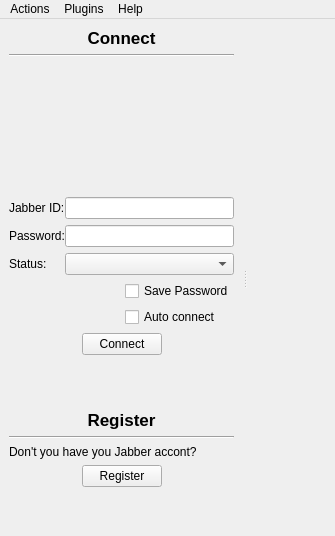
<ui version="4.0" >
 <class>MainWindow</class>
 <widget class="QMainWindow" name="MainWindow" >
  <property name="geometry" >
   <rect>
    <x>0</x>
    <y>0</y>
    <width>335</width>
    <height>536</height>
   </rect>
  </property>
  <property name="windowTitle" >
   <string>Jabbim</string>
  </property>
  <property name="windowIcon" >
   <iconset>images/16x16/apps/jabbim.png</iconset>
  </property>
  <widget class="QWidget" name="centralwidget" >
   <layout class="QGridLayout" >
    <property name="margin" >
     <number>0</number>
    </property>
    <property name="spacing" >
     <number>0</number>
    </property>
    <item row="0" column="0" >
     <widget class="QSplitter" name="splitter" >
      <property name="orientation" >
       <enum>Qt::Horizontal</enum>
      </property>
      <widget class="QStackedWidget" name="rosterStackedWidget" >
       <property name="currentIndex" >
        <number>0</number>
       </property>
       <widget class="QWidget" name="login" >
        <layout class="QGridLayout" >
         <property name="margin" >
          <number>9</number>
         </property>
         <property name="spacing" >
          <number>6</number>
         </property>
         <item row="8" column="0" >
          <widget class="Line" name="line_2" >
           <property name="orientation" >
            <enum>Qt::Horizontal</enum>
           </property>
          </widget>
         </item>
         <item row="1" column="0" >
          <widget class="Line" name="line" >
           <property name="orientation" >
            <enum>Qt::Horizontal</enum>
           </property>
          </widget>
         </item>
         <item row="13" column="0" >
          <widget class="QLabel" name="login_logoLabel" >
           <property name="pixmap" >
            <pixmap/>
           </property>
           <property name="alignment" >
            <set>Qt::AlignCenter</set>
           </property>
          </widget>
         </item>
         <item row="4" column="0" >
          <layout class="QGridLayout" >
           <property name="margin" >
            <number>0</number>
           </property>
           <property name="spacing" >
            <number>6</number>
           </property>
           <item rowspan="2" row="0" column="0" >
            <spacer>
             <property name="orientation" >
              <enum>Qt::Horizontal</enum>
             </property>
             <property name="sizeHint" >
              <size>
               <width>121</width>
               <height>20</height>
              </size>
             </property>
            </spacer>
           </item>
           <item row="1" column="1" >
            <widget class="QCheckBox" name="login_autoconnect" >
             <property name="text" >
              <string>Auto connect</string>
             </property>
            </widget>
           </item>
           <item row="0" column="1" >
            <widget class="QCheckBox" name="login_savePassword" >
             <property name="text" >
              <string>Save Password</string>
             </property>
            </widget>
           </item>
          </layout>
         </item>
         <item row="9" column="0" >
          <widget class="QLabel" name="label_2" >
           <property name="text" >
            <string>Don't you have you Jabber accont?</string>
           </property>
           <property name="wordWrap" >
            <bool>true</bool>
           </property>
          </widget>
         </item>
         <item row="2" column="0" >
          <layout class="QHBoxLayout" >
           <property name="margin" >
            <number>0</number>
           </property>
           <property name="spacing" >
            <number>6</number>
           </property>
           <item>
            <spacer>
             <property name="orientation" >
              <enum>Qt::Horizontal</enum>
             </property>
             <property name="sizeHint" >
              <size>
               <width>40</width>
               <height>20</height>
              </size>
             </property>
            </spacer>
           </item>
           <item>
            <widget class="QLabel" name="loginAvatar" >
             <property name="minimumSize" >
              <size>
               <width>128</width>
               <height>128</height>
              </size>
             </property>
             <property name="maximumSize" >
              <size>
               <width>128</width>
               <height>128</height>
              </size>
             </property>
             <property name="text" >
              <string/>
             </property>
            </widget>
           </item>
           <item>
            <spacer>
             <property name="orientation" >
              <enum>Qt::Horizontal</enum>
             </property>
             <property name="sizeHint" >
              <size>
               <width>40</width>
               <height>20</height>
              </size>
             </property>
            </spacer>
           </item>
          </layout>
         </item>
         <item row="5" column="0" >
          <layout class="QHBoxLayout" >
           <property name="margin" >
            <number>0</number>
           </property>
           <property name="spacing" >
            <number>6</number>
           </property>
           <item>
            <spacer>
             <property name="orientation" >
              <enum>Qt::Horizontal</enum>
             </property>
             <property name="sizeHint" >
              <size>
               <width>40</width>
               <height>20</height>
              </size>
             </property>
            </spacer>
           </item>
           <item>
            <widget class="QPushButton" name="login_connect" >
             <property name="text" >
              <string>Connect</string>
             </property>
            </widget>
           </item>
           <item>
            <spacer>
             <property name="orientation" >
              <enum>Qt::Horizontal</enum>
             </property>
             <property name="sizeHint" >
              <size>
               <width>40</width>
               <height>20</height>
              </size>
             </property>
            </spacer>
           </item>
          </layout>
         </item>
         <item row="10" column="0" >
          <layout class="QHBoxLayout" >
           <property name="margin" >
            <number>0</number>
           </property>
           <property name="spacing" >
            <number>6</number>
           </property>
           <item>
            <spacer>
             <property name="orientation" >
              <enum>Qt::Horizontal</enum>
             </property>
             <property name="sizeHint" >
              <size>
               <width>40</width>
               <height>20</height>
              </size>
             </property>
            </spacer>
           </item>
           <item>
            <widget class="QPushButton" name="registerButton" >
             <property name="text" >
              <string>Register</string>
             </property>
            </widget>
           </item>
           <item>
            <spacer>
             <property name="orientation" >
              <enum>Qt::Horizontal</enum>
             </property>
             <property name="sizeHint" >
              <size>
               <width>40</width>
               <height>20</height>
              </size>
             </property>
            </spacer>
           </item>
          </layout>
         </item>
         <item row="3" column="0" >
          <layout class="QHBoxLayout" >
           <property name="margin" >
            <number>0</number>
           </property>
           <property name="spacing" >
            <number>0</number>
           </property>
           <item>
            <layout class="QVBoxLayout" >
             <property name="margin" >
              <number>0</number>
             </property>
             <property name="spacing" >
              <number>6</number>
             </property>
             <item>
              <widget class="QLabel" name="login_jidLabel" >
               <property name="text" >
                <string>Jabber ID:</string>
               </property>
              </widget>
             </item>
             <item>
              <widget class="QLabel" name="login_passwordLabel" >
               <property name="text" >
                <string>Password:</string>
               </property>
              </widget>
             </item>
             <item>
              <widget class="QLabel" name="label_5" >
               <property name="sizePolicy" >
                <sizepolicy>
                 <hsizetype>0</hsizetype>
                 <vsizetype>5</vsizetype>
                 <horstretch>0</horstretch>
                 <verstretch>0</verstretch>
                </sizepolicy>
               </property>
               <property name="text" >
                <string>Status:</string>
               </property>
              </widget>
             </item>
            </layout>
           </item>
           <item>
            <layout class="QVBoxLayout" >
             <property name="margin" >
              <number>0</number>
             </property>
             <property name="spacing" >
              <number>6</number>
             </property>
             <item>
              <widget class="QLineEdit" name="login_jid" />
             </item>
             <item>
              <widget class="QLineEdit" name="login_password" >
               <property name="echoMode" >
                <enum>QLineEdit::Password</enum>
               </property>
              </widget>
             </item>
             <item>
              <widget class="QComboBox" name="loginStatus" >
               <property name="sizePolicy" >
                <sizepolicy>
                 <hsizetype>7</hsizetype>
                 <vsizetype>0</vsizetype>
                 <horstretch>0</horstretch>
                 <verstretch>0</verstretch>
                </sizepolicy>
               </property>
              </widget>
             </item>
            </layout>
           </item>
          </layout>
         </item>
         <item row="12" column="0" >
          <widget class="QLabel" name="label" >
           <property name="pixmap" >
            <pixmap/>
           </property>
           <property name="alignment" >
            <set>Qt::AlignBottom|Qt::AlignHCenter</set>
           </property>
          </widget>
         </item>
         <item row="0" column="0" >
          <widget class="QLabel" name="login_headerLabel" >
           <property name="text" >
            <string>&lt;html>&lt;head>&lt;meta name="qrichtext" content="1" />&lt;style type="text/css">
p, li { white-space: pre-wrap; }
&lt;/style>&lt;/head>&lt;body style=" font-family:'Sans Serif'; font-size:9pt; font-weight:400; font-style:normal; text-decoration:none;">
&lt;p style=" margin-top:0px; margin-bottom:0px; margin-left:0px; margin-right:0px; -qt-block-indent:0; text-indent:0px;">&lt;span style=" font-size:13pt; font-weight:600;">Connect&lt;/span>&lt;/p>&lt;/body>&lt;/html></string>
           </property>
           <property name="alignment" >
            <set>Qt::AlignCenter</set>
           </property>
          </widget>
         </item>
         <item row="6" column="0" >
          <spacer>
           <property name="orientation" >
            <enum>Qt::Vertical</enum>
           </property>
           <property name="sizeHint" >
            <size>
             <width>20</width>
             <height>40</height>
            </size>
           </property>
          </spacer>
         </item>
         <item row="7" column="0" >
          <widget class="QLabel" name="login_headerLabel_2" >
           <property name="text" >
            <string>&lt;html>&lt;head>&lt;meta name="qrichtext" content="1" />&lt;style type="text/css">
p, li { white-space: pre-wrap; }
&lt;/style>&lt;/head>&lt;body style=" font-family:'DejaVu Sans'; font-size:9pt; font-weight:400; font-style:normal; text-decoration:none;">
&lt;p style=" margin-top:0px; margin-bottom:0px; margin-left:0px; margin-right:0px; -qt-block-indent:0; text-indent:0px; font-family:'Sans Serif';">&lt;span style=" font-size:13pt; font-weight:600;">Register&lt;/span>&lt;/p>&lt;/body>&lt;/html></string>
           </property>
           <property name="alignment" >
            <set>Qt::AlignCenter</set>
           </property>
          </widget>
         </item>
        </layout>
       </widget>
       <widget class="QWidget" name="roster" >
        <layout class="QGridLayout" >
         <property name="margin" >
          <number>0</number>
         </property>
         <property name="spacing" >
          <number>0</number>
         </property>
         <item row="0" column="0" >
          <widget class="QFrame" name="frame" >
           <property name="frameShape" >
            <enum>QFrame::StyledPanel</enum>
           </property>
           <property name="frameShadow" >
            <enum>QFrame::Plain</enum>
           </property>
           <layout class="QGridLayout" >
            <property name="margin" >
             <number>0</number>
            </property>
            <property name="spacing" >
             <number>4</number>
            </property>
            <item row="1" column="1" >
             <widget class="QWidget" native="1" name="statusWidget" />
            </item>
            <item row="0" column="1" colspan="4" >
             <widget class="QLabel" name="selfName" >
              <property name="text" >
               <string/>
              </property>
             </widget>
            </item>
            <item row="1" column="2" >
             <widget class="QToolButton" name="toggleInvisible" >
              <property name="maximumSize" >
               <size>
                <width>16777215</width>
                <height>20</height>
               </size>
              </property>
              <property name="toolTip" >
               <string>Toggle Invisibility</string>
              </property>
              <property name="text" >
               <string/>
              </property>
              <property name="icon" >
               <iconset>images/16x16/status/jabber-invisible.png</iconset>
              </property>
              <property name="checkable" >
               <bool>true</bool>
              </property>
              <property name="arrowType" >
               <enum>Qt::NoArrow</enum>
              </property>
             </widget>
            </item>
            <item rowspan="2" row="0" column="0" >
             <widget class="QLabel" name="selfAvatar" >
              <property name="sizePolicy" >
               <sizepolicy>
                <hsizetype>0</hsizetype>
                <vsizetype>0</vsizetype>
                <horstretch>0</horstretch>
                <verstretch>0</verstretch>
               </sizepolicy>
              </property>
              <property name="text" >
               <string/>
              </property>
              <property name="margin" >
               <number>2</number>
              </property>
             </widget>
            </item>
            <item row="1" column="4" >
             <widget class="QToolButton" name="statusButton" >
              <property name="maximumSize" >
               <size>
                <width>16777215</width>
                <height>20</height>
               </size>
              </property>
              <property name="toolTip" >
               <string>Here you can change your status</string>
              </property>
              <property name="text" >
               <string/>
              </property>
              <property name="popupMode" >
               <enum>QToolButton::InstantPopup</enum>
              </property>
              <property name="toolButtonStyle" >
               <enum>Qt::ToolButtonTextBesideIcon</enum>
              </property>
             </widget>
            </item>
            <item row="1" column="3" >
             <widget class="QToolButton" name="showOffline" >
              <property name="maximumSize" >
               <size>
                <width>16777215</width>
                <height>20</height>
               </size>
              </property>
              <property name="toolTip" >
               <string>You can show/hide contats that are unavailable</string>
              </property>
              <property name="text" >
               <string/>
              </property>
              <property name="icon" >
               <iconset>images/16x16/status/jabber-not_in_roster.png</iconset>
              </property>
              <property name="checkable" >
               <bool>true</bool>
              </property>
              <property name="arrowType" >
               <enum>Qt::NoArrow</enum>
              </property>
             </widget>
            </item>
           </layout>
          </widget>
         </item>
         <item row="1" column="0" >
          <widget class="QTabWidget" name="tabWidget" >
           <property name="toolTip" >
            <string/>
           </property>
           <property name="autoFillBackground" >
            <bool>true</bool>
           </property>
           <property name="currentIndex" >
            <number>0</number>
           </property>
           <widget class="QWidget" name="rosterTab" >
            <attribute name="title" >
             <string> r</string>
            </attribute>
            <attribute name="icon" >
             <iconset>images/16x16/categories/system-users.png</iconset>
            </attribute>
            <attribute name="toolTip" >
             <string>Roster</string>
            </attribute>
            <layout class="QGridLayout" >
             <property name="margin" >
              <number>0</number>
             </property>
             <property name="spacing" >
              <number>0</number>
             </property>
             <item row="3" column="0" >
              <layout class="QHBoxLayout" >
               <property name="margin" >
                <number>0</number>
               </property>
               <property name="spacing" >
                <number>6</number>
               </property>
               <item>
                <widget class="QLabel" name="rosterSearchLabel" >
                 <property name="text" >
                  <string>User search:</string>
                 </property>
                </widget>
               </item>
               <item>
                <widget class="QLineEdit" name="rosterSearch" />
               </item>
              </layout>
             </item>
             <item row="0" column="0" >
              <widget class="QWidget" native="1" name="selectedItemStyle" />
             </item>
             <item row="4" column="0" >
              <widget class="QWidget" native="1" name="rosterWidget" />
             </item>
             <item row="1" column="0" >
              <widget class="QWidget" native="1" name="groupStyleWidget" />
             </item>
             <item row="2" column="0" >
              <widget class="QWidget" native="1" name="userStyleWidget" />
             </item>
            </layout>
           </widget>
           <widget class="QWidget" name="bookmarksTab" >
            <attribute name="title" >
             <string>b</string>
            </attribute>
            <attribute name="icon" >
             <iconset>images/16x16/categories/bookmarks.png</iconset>
            </attribute>
            <attribute name="toolTip" >
             <string>Bookmarks</string>
            </attribute>
            <layout class="QGridLayout" >
             <property name="margin" >
              <number>9</number>
             </property>
             <property name="spacing" >
              <number>6</number>
             </property>
             <item row="1" column="0" colspan="2" >
              <widget class="QTreeWidget" name="bookmarks" >
               <property name="alternatingRowColors" >
                <bool>true</bool>
               </property>
               <property name="rootIsDecorated" >
                <bool>false</bool>
               </property>
               <column>
                <property name="text" >
                 <string>Name</string>
                </property>
               </column>
               <column>
                <property name="text" >
                 <string>Jid</string>
                </property>
               </column>
              </widget>
             </item>
             <item row="2" column="0" >
              <spacer>
               <property name="orientation" >
                <enum>Qt::Horizontal</enum>
               </property>
               <property name="sizeHint" >
                <size>
                 <width>131</width>
                 <height>20</height>
                </size>
               </property>
              </spacer>
             </item>
             <item row="2" column="1" >
              <widget class="QPushButton" name="mucBrowserButton" >
               <property name="text" >
                <string>MUC Browser</string>
               </property>
              </widget>
             </item>
             <item row="0" column="0" >
              <widget class="QLabel" name="bookmarks_headerLabel" >
               <property name="text" >
                <string>&lt;html>&lt;head>&lt;meta name="qrichtext" content="1" />&lt;style type="text/css">
p, li { white-space: pre-wrap; }
&lt;/style>&lt;/head>&lt;body style=" font-family:'Sans Serif'; font-size:9pt; font-weight:400; font-style:normal; text-decoration:none;">
&lt;p style=" margin-top:0px; margin-bottom:0px; margin-left:0px; margin-right:0px; -qt-block-indent:0; text-indent:0px; font-family:'DejaVu Sans';">&lt;span style=" font-size:12pt; font-weight:600;">Bookmarks&lt;/span>&lt;/p>&lt;/body>&lt;/html></string>
               </property>
              </widget>
             </item>
            </layout>
           </widget>
           <widget class="QWidget" name="eventsTab" >
            <attribute name="title" >
             <string>Events</string>
            </attribute>
            <attribute name="icon" >
             <iconset>images/16x16/categories/event.png</iconset>
            </attribute>
            <attribute name="toolTip" >
             <string>Events</string>
            </attribute>
            <layout class="QGridLayout" >
             <property name="margin" >
              <number>9</number>
             </property>
             <property name="spacing" >
              <number>6</number>
             </property>
             <item row="0" column="0" >
              <widget class="QListWidget" name="eventsListWidget" />
             </item>
            </layout>
           </widget>
          </widget>
         </item>
        </layout>
       </widget>
       <widget class="QWidget" name="splash" >
        <layout class="QVBoxLayout" >
         <property name="margin" >
          <number>9</number>
         </property>
         <property name="spacing" >
          <number>6</number>
         </property>
         <item>
          <spacer>
           <property name="orientation" >
            <enum>Qt::Vertical</enum>
           </property>
           <property name="sizeHint" >
            <size>
             <width>20</width>
             <height>40</height>
            </size>
           </property>
          </spacer>
         </item>
         <item>
          <widget class="QLabel" name="splashImage" >
           <property name="pixmap" >
            <pixmap>images/logo.png</pixmap>
           </property>
           <property name="alignment" >
            <set>Qt::AlignBottom|Qt::AlignHCenter</set>
           </property>
          </widget>
         </item>
         <item>
          <widget class="QLabel" name="loginInfo" >
           <property name="alignment" >
            <set>Qt::AlignCenter</set>
           </property>
          </widget>
         </item>
         <item>
          <widget class="QProgressBar" name="splashProgress" >
           <property name="value" >
            <number>0</number>
           </property>
           <property name="textVisible" >
            <bool>false</bool>
           </property>
           <property name="orientation" >
            <enum>Qt::Horizontal</enum>
           </property>
           <property name="invertedAppearance" >
            <bool>false</bool>
           </property>
          </widget>
         </item>
        </layout>
       </widget>
      </widget>
      <widget class="QWidget" native="1" name="mdiWidget" />
     </widget>
    </item>
   </layout>
  </widget>
  <widget class="QMenuBar" name="menubar" >
   <property name="geometry" >
    <rect>
     <x>0</x>
     <y>0</y>
     <width>335</width>
     <height>29</height>
    </rect>
   </property>
   <widget class="QMenu" name="menuPlugins" >
    <property name="title" >
     <string>Plugins</string>
    </property>
   </widget>
   <widget class="QMenu" name="menuAkce" >
    <property name="title" >
     <string>Actions</string>
    </property>
    <addaction name="actionJoin_Groupchat" />
    <addaction name="actionAdd_Contact" />
    <addaction name="actionService_Discovery" />
    <addaction name="actionShow_XML" />
    <addaction name="actionPrivacy_list_editor" />
    <addaction name="actionIdentity" />
    <addaction name="separator" />
    <addaction name="actionPreferences" />
    <addaction name="separator" />
    <addaction name="actionQuit" />
   </widget>
   <widget class="QMenu" name="menuHelp" >
    <property name="title" >
     <string>Help</string>
    </property>
    <addaction name="actionAbout" />
   </widget>
   <addaction name="menuAkce" />
   <addaction name="menuPlugins" />
   <addaction name="menuHelp" />
  </widget>
  <action name="actionShow_XML" >
   <property name="text" >
    <string>Show XML</string>
   </property>
  </action>
  <action name="actionPreferences" >
   <property name="text" >
    <string>Preferences</string>
   </property>
  </action>
  <action name="actionJoin_Groupchat" >
   <property name="icon" >
    <iconset>images/16x16/categories/muc.png</iconset>
   </property>
   <property name="text" >
    <string>Join Groupchat</string>
   </property>
  </action>
  <action name="actionQuit" >
   <property name="text" >
    <string>Quit</string>
   </property>
  </action>
  <action name="actionAdd_Contact" >
   <property name="icon" >
    <iconset>images/16x16/actions/add-user.png</iconset>
   </property>
   <property name="text" >
    <string>Add Contact</string>
   </property>
  </action>
  <action name="actionAbout" >
   <property name="icon" >
    <iconset>images/16x16/actions/about.png</iconset>
   </property>
   <property name="text" >
    <string>About</string>
   </property>
  </action>
  <action name="actionService_Discovery" >
   <property name="text" >
    <string>Service Discovery</string>
   </property>
  </action>
  <action name="actionMUC_Browser" >
   <property name="text" >
    <string>MUC Browser</string>
   </property>
  </action>
  <action name="actionPrivacy_list_editor" >
   <property name="text" >
    <string>Privacy list editor</string>
   </property>
  </action>
  <action name="actionIdentity" >
   <property name="icon" >
    <iconset>images/16x16/categories/v-card.png</iconset>
   </property>
   <property name="text" >
    <string>Identity</string>
   </property>
  </action>
 </widget>
 <resources/>
 <connections>
  <connection>
   <sender>login_password</sender>
   <signal>returnPressed()</signal>
   <receiver>login_connect</receiver>
   <slot>click()</slot>
   <hints>
    <hint type="sourcelabel" >
     <x>137</x>
     <y>124</y>
    </hint>
    <hint type="destinationlabel" >
     <x>205</x>
     <y>188</y>
    </hint>
   </hints>
  </connection>
  <connection>
   <sender>login_jid</sender>
   <signal>returnPressed()</signal>
   <receiver>login_connect</receiver>
   <slot>click()</slot>
   <hints>
    <hint type="sourcelabel" >
     <x>191</x>
     <y>97</y>
    </hint>
    <hint type="destinationlabel" >
     <x>254</x>
     <y>194</y>
    </hint>
   </hints>
  </connection>
 </connections>
</ui>
